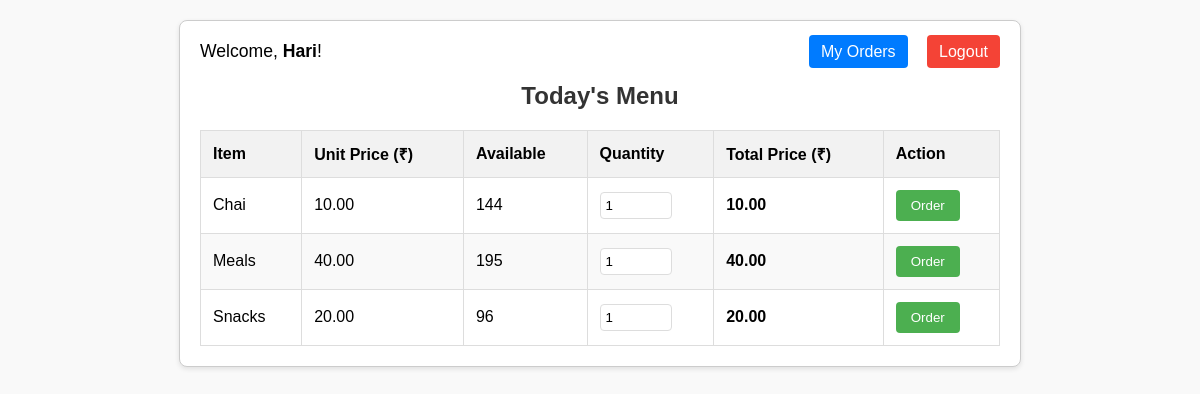
The app's page /order (signed in) with its own data.
### tables this page shows
CREATE TABLE menu_items (
    id INTEGER PRIMARY KEY AUTOINCREMENT,
    name TEXT UNIQUE NOT NULL,
    price REAL NOT NULL,
    is_available INTEGER NOT NULL DEFAULT 1, -- 1 for true (available), 0 for false
    daily_quantity INTEGER NOT NULL DEFAULT 0 -- The available quantity for the day
);

### app.py (the view)
@app.route('/order')
def index():
    if 'student_id' not in session:
        return redirect(url_for('student_login'))
    db = get_db()
    menu_items = db.execute(
        "SELECT * FROM menu_items WHERE is_available = 1 AND daily_quantity > 0 ORDER BY name"
    ).fetchall()
    return render_template('index.html', menu_items=menu_items)

### app.py (called while the page is built)
def get_db():
    db = getattr(g, '_database', None)
    if db is None:
        db = g._database = sqlite3.connect(DATABASE)
        db.row_factory = sqlite3.Row
    return db

@app.teardown_appcontext
def close_connection(exception):
    db = getattr(g, '_database', None)
    if db is not None:
        db.close()

@app.before_request
def admin_auth_check():
    if request.path.startswith('/admin') and request.endpoint not in ['admin_login_page', 'static']:
        if 'admin_logged_in' not in session:
            flash('Please log in to access the admin panel.', 'error')
            return redirect(url_for('admin_login_page'))

### templates/index.html (shortened to what this page needs)
<!DOCTYPE html>
<html lang="en">
<head>
</head>
<body>
    <div class="container">
        <div class="header">
            {% if session.name %}
                <p>Welcome, <strong>{{ session.name }}</strong>!</p>
                <div class="header-nav">
                    <a href="{{ url_for('order_history') }}" class="nav-btn">My Orders</a>
                    <a href="{{ url_for('logout') }}" class="logout-btn">Logout</a>
                </div>
            {% endif %}
        </div>
        <h2>Today's Menu</h2>
        {% if menu_items %}
            <table>
                <thead>
                    <tr>
                        <th>Item</th>
                        <th>Unit Price (₹)</th>
                        <th>Available</th>
                        <th>Quantity</th>
                        <th>Total Price (₹)</th>
                        <th>Action</th>
                    </tr>
                </thead>
                <tbody>
                    {% for item in menu_items %}
                        <tr>
                            <form method="POST" action="{{ url_for('place_order') }}">
                                <td>{{ item.name }}</td>
                                <td>{{ '%.2f' | format(item.price) }}</td>
                                <td>{{ item.daily_quantity }}</td>
                                <td>
                                    <input type="number" class="quantity-input" name="quantity" value="1" min="1" max="{{ item.daily_quantity }}" data-price="{{ item.price }}" required>
                                </td>
                                <td class="total-price-cell">
                                    <span class="total-price">{{ '%.2f' | format(item.price) }}</span>
                                </td>
                                <td>
                                    <button type="submit">Order</button>
                                </td>
                            </form>
                        </tr>
                    {% endfor %}
                </tbody>
            </table>
        {% else %}
            <p>No items are available on the menu today.</p>
        {% endif %}
    </div>
</body>
</html>

### templates/index.html (style rules this page uses)
body { font-family: Arial, sans-serif; margin: 20px; background-color: #f9f9f9; }
.container { max-width: 800px; margin: auto; padding: 20px; background-color: #fff; border: 1px solid #ccc; border-radius: 8px; box-shadow: 0 2px 5px rgba(0,0,0,0.1); }
h1, h2 { text-align: center; color: #333; }
.header { display: flex; justify-content: space-between; align-items: center; margin-bottom: 20px; }
.header p { margin: 0; font-size: 1.1em; }
.header-nav a { text-decoration: none; margin-left: 15px; }
.nav-btn { padding: 8px 12px; background-color: #007bff; color: white; border-radius: 4px; }
.logout-btn { padding: 8px 12px; background-color: #f44336; color: white; border: none; border-radius: 4px; cursor: pointer; text-decoration: none; }
table { width: 100%; border-collapse: collapse; }
th, td { border: 1px solid #ddd; padding: 12px; text-align: left; vertical-align: middle; }
th { background-color: #f2f2f2; }
tr:nth-child(even) { background-color: #f9f9f9; }
input[type="number"] { width: 60px; padding: 5px; border-radius: 4px; border: 1px solid #ddd; }
button { padding: 8px 15px; background-color: #4CAF50; color: white; border: none; border-radius: 4px; cursor: pointer; }
.total-price-cell { font-weight: bold; }

### records on screen
menu_items: name "Chai", price "10.00", daily_quantity "144"
menu_items: name "Meals", price "40.00", daily_quantity "195"
menu_items: name "Snacks", price "20.00", daily_quantity "96"

### other values on screen
{{ session.name }} "Hari"
